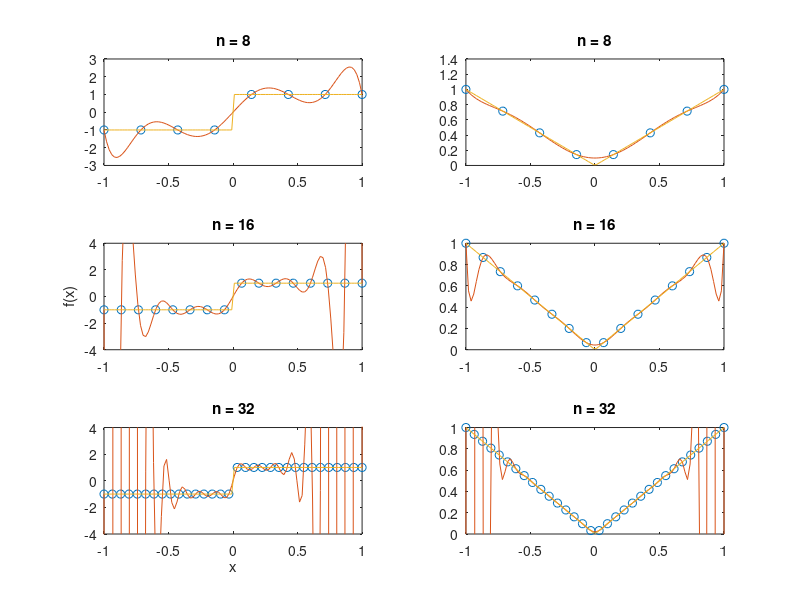

MATLAB code for this plot:
n=8;
x = linspace(-1,1,n);
% generate chebyshev points in v
% for i = 1:n
% v = -cos((pi/(n+1))*(0.5+i));
% end
f = abs(x);
F = sign(x);
% use polyfit to fit a nth-degree polynomial to
% the points on the function
p = polyfit(x,f,n);
p1 = polyfit(x,F,n)
%pC1 = polyfit(v,f,n)
x1 = linspace(-1,1);
f1 = polyval(p,x1);
F1 = polyval(p1,x1);

figure(1)
subplot(3,2,1)
plot(x,F,'o')
hold on
plot(x1,F1)
plot(x1,sign(x1))
hold off
title(['n = ',num2str(n)])

subplot(3,2,2)
plot(x,f,'o')
hold on
plot(x1,f1)
plot(x1,abs(x1))
hold off
title(['n = ',num2str(n)])


n=16;
x = linspace(-1,1,n);
% generate chebyshev points in v
% for i = 1:n
% v = -cos((pi/(n+1))*(0.5+i));
% end
f = abs(x);
F = sign(x);
% use polyfit to fit a nth-degree polynomial to
% the points on the function
p = polyfit(x,f,n);
p1 = polyfit(x,F,n)
%pC1 = polyfit(v,f,n)
x1 = linspace(-1,1);
f1 = polyval(p,x1);
F1 = polyval(p1,x1);

figure(1)
subplot(3,2,3)
plot(x,F,'o')
ylim([-4 4])
hold on
plot(x1,F1)
plot(x1,sign(x1))
hold off
title(['n = ',num2str(n)])
ylabel('f(x)')

subplot(3,2,4)
plot(x,f,'o')
ylim([0 1])
hold on
plot(x1,f1)
plot(x1,abs(x1))
hold off
title(['n = ',num2str(n)])

n=32;
x = linspace(-1,1,n);
% generate chebyshev points in v
% for i = 1:n
% v = -cos((pi/(n+1))*(0.5+i));
% end
f = abs(x);
F = sign(x);
% use polyfit to fit a nth-degree polynomial to
% the points on the function
p = polyfit(x,f,n);
p1 = polyfit(x,F,n)
%pC1 = polyfit(v,f,n)
x1 = linspace(-1,1);
f1 = polyval(p,x1);
F1 = polyval(p1,x1);

figure(1)
subplot(3,2,5)
plot(x,F,'o')
ylim([-4 4])
hold on
plot(x1,F1)
plot(x1,sign(x1))
hold off
title(['n = ',num2str(n)])
xlabel('x')

subplot(3,2,6)
plot(x,f,'o')
ylim([0 1])
hold on
plot(x1,f1)
plot(x1,abs(x1))
hold off
title(['n = ',num2str(n)])